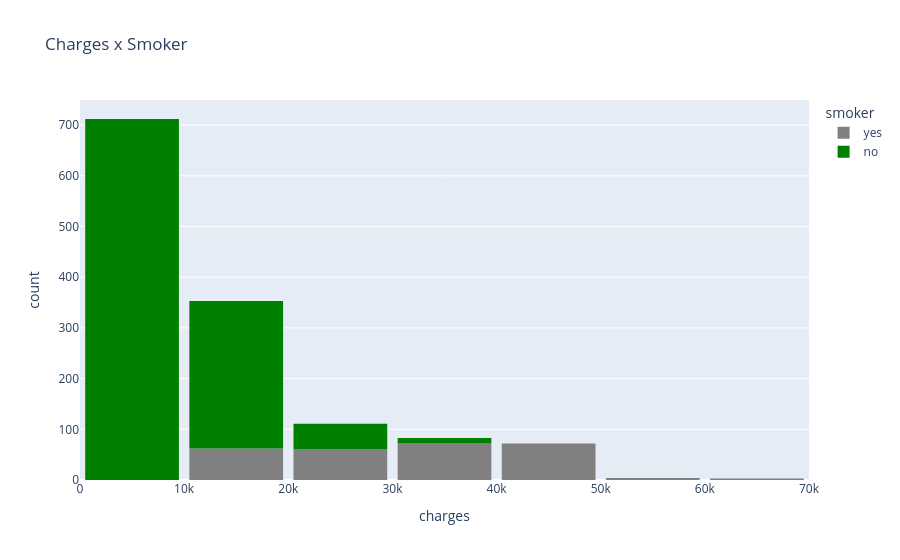

This figure's notebook cell:
### Code cell
fig3 = px.histogram(data_frame=df,
                    x='charges',
                    title='Charges x Smoker',
                    color='smoker',
                    nbins=k,
                    color_discrete_sequence=['grey','green'])
fig3.update_layout(bargap=0.1)
fig3.show()

### Figure 1 — Plotly figure (JSON) as saved in the notebook; plotly's stock layout.template omitted (floating-point values rounded to 4 significant figures; data arrays with more than 128 entries replaced by an {"elided": "..."} marker saying what was removed)
{"data": [{"bingroup": "x", "hovertemplate": "smoker=yes<br>charges=%{x}<br>count=%{y}<extra></extra>", "legendgroup": "yes", "marker": {"color": "grey", "pattern": {"shape": ""}}, "name": "yes", "nbinsx": 11, "orientation": "v", "showlegend": true, "type": "histogram", "x": {"elided": "274 float values"}, "xaxis": "x", "yaxis": "y"}, {"bingroup": "x", "hovertemplate": "smoker=no<br>charges=%{x}<br>count=%{y}<extra></extra>", "legendgroup": "no", "marker": {"color": "green", "pattern": {"shape": ""}}, "name": "no", "nbinsx": 11, "orientation": "v", "showlegend": true, "type": "histogram", "x": {"elided": "1064 float values"}, "xaxis": "x", "yaxis": "y"}], "layout": {"bargap": 0.1, "barmode": "relative", "legend": {"title": {"text": "smoker"}, "tracegroupgap": 0}, "title": {"text": "Charges x Smoker"}, "xaxis": {"anchor": "y", "domain": [0, 1], "title": {"text": "charges"}}, "yaxis": {"anchor": "x", "domain": [0, 1], "title": {"text": "count"}}}}
